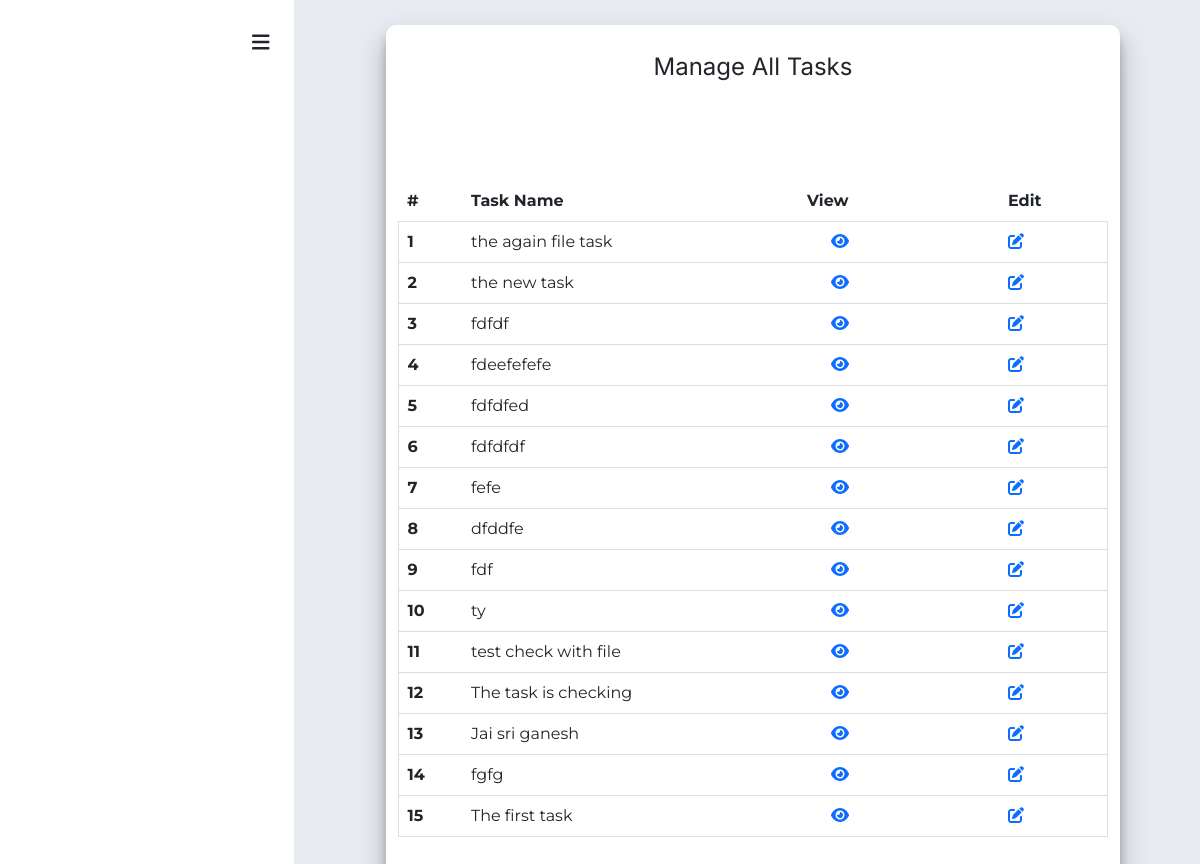
/views/pages/manage_all_task.views.php (signed in), run on the app's committed database.
### tables this page shows
CREATE TABLE `tasks` (
  `task_id` int(11) NOT NULL,
  `project_id` varchar(255) NOT NULL,
  `user_id` varchar(255) NOT NULL,
  `task_name` varchar(255) NOT NULL,
  `task_desc` varchar(255) NOT NULL,
  `task_file_name` varchar(255) NOT NULL,
  `task_file_upload_status` varchar(255) NOT NULL,
  `datetime` datetime NOT NULL DEFAULT current_timestamp()
);

### config/conn.php (called while the page is built, shortened)
<?php
class database{
    protected function connection(){
        $this->hostname = 'localhost';
        $this->db_username = 'root';
        $this->db_password = '';
        $this->dbname = 'nexgenproject_2.0';
        $conn = new mysqli($this->hostname, $this->db_username, $this->db_password, $this->dbname);
        return $conn;
    }
}
?>

### models/models.php (called while the page is built, shortened)
<?php
class models extends database{
    public function get_all_data($table_name, $where_conditions = 1){
        $sql = "SELECT * FROM `$table_name` WHERE $where_conditions ";
        $result = $this->connection()->query($sql);
        return $result;
    }
}
?>

### views/pages/manage_all_task.views.php (the view, shortened to what this page needs)
<?php
require __DIR__ . '/inc/_header.php';
$controllers->login_check();
?>
<main>
    <div class="dashboard_main_section">
        <div class="row">
            <div class="col-md-3 " style="background-color: white !important;">
                <div class="integrate_mobile_sidebar">
                    <?php
                    include __DIR__ . '/inc/_mobile_sidebar.php';
                    ?>
                </div>
            </div>
            <div class="col-md-9 cus_bg_main_section_color">
                <div class="main_content_section scrollbar_container">
                    <div class="the_running_main_content montserrat_font">
                        <div class="details_container">
                            <div class="details_container_info">
                                <div class="container">
                                    <div class="title_section">
                                        <div class="section_title fs-4 text-center mt-4 inter-font">
                                            Manage All Tasks
                                        </div>
                                    </div>
                                </div>
                                <div class="main_content_section mt-4">
                                    <div class="tasks_content">
                                    <div class="container">
                                    <div class=" mt-4 pt-4 ">
                                            <table class="table cus_hover mt-4 mb-4 " style="width:100%"
                                                id="datatable_info_table">
                                                <thead>
                                                    <tr>
                                                        <th scope="col">#</th>
                                                        <th scope="col">Task Name</th>
                                                        <th scope="col">View</th>
                                                        <th scope="col">Edit</th>
                                                    </tr>
                                                </thead>
                                                <tbody>
                                                    <?php
                                                    $result_all_tasks = $controllers->get_all_data("tasks", " 1 ORDER BY `tasks`.`task_id` DESC ");
                                                    if ($result_all_tasks) {
                                                        if ($result_all_tasks->num_rows > 0) {
                                                            $sl_no = 1;
                                                            while ($row = $result_all_tasks->fetch_assoc()) {
                                                                echo '
                                                             <tr class="project_main_col_content">
                                                                <th scope="row">' . $sl_no . '</th>
                                                                <td>' . $row['task_name'] . '</td>
                                                                <td>
                                                                     <div class="project_details ps-4 pe-4 me-4">
                                                                        <a href="/task_details?task_id=' . $row['task_id'] . '">
                                                                            <i class="fa-solid fa-eye"></i>
                                                                        </a>
                                                                    </div>
                                                                </td>
                                                                <td>
                                                                    <div class="task_edit me-4">
                                                                        <a href="">
                                                                            <i class="fa-solid fa-pen-to-square"></i>
                                                                        </a>
                                                                    </div>
                                                                </td>
                                                            </tr>
                                                            ';
                                                                $sl_no++;
                                                            }
                                                        }
                                                    }
                                                    ?>
                                                </tbody>
                                            </table>
                                        </div>
                                    </div>
                                    </div>
                                </div>
                            </div>
                        </div>
                    </div>
                </div>
            </div>
        </div>
    </div>
</main>
<?php
require_once __DIR__ . '/inc/_footer_scripts.php';
?>

### assets/css/style.css (style rules this page uses)
* { margin: 0; padding: 0; box-sizing: border-box; }
:root { --cus-primary-color: #243CFC; --cus-main-section-bg-color: #E8EBF1; }
.cus_hover>tbody>tr>* { transition: all ease 600ms !important; }
.project_main_col_content { border: 1px solid #ddd !important; transition: all ease 600ms; }

### assets/css/utilities.css (style rules this page uses)
:root { --cus-primary-color: #243CFC; --cus-main-section-bg-color: #E8EBF1; }
.cus_bg_main_section_color { background-color: var(--cus-main-section-bg-color) !important; }
.scrollbar_container { width: 100%; height: 100vh; overflow-y: scroll; -ms-overflow-style: none; scrollbar-width: none; }
body { overflow-x: hidden; }

### assets/css/dashboard.css (style rules this page uses)
.details_container { width: 100%; background-color: #E8EBF1; display: flex; justify-content: center; }
.details_container_info { min-height: 100vh !important; height: auto !important; background-color: #fff; border-radius: 10px; box-shadow: 0 14px 28px rgba(0, 0, 0, 0.25), 0 10px 10px rgba(0, 0, 0, 0.22); display: flex; flex-direction: column; margin-top: 25px; margin-bottom: 100px !important; width: 82%; }

### assets/css/messages.css (style rules this page uses)
.details_container_info { height: auto !important; }

### data on the page
tasks: task_name "the again file task"
tasks: task_name "the new task"
tasks: task_name "fdfdf"
tasks: task_name "fdeefefefe"
tasks: task_name "fdfdfed"
tasks: task_name "fdfdfdf"
tasks: task_name "fefe"
tasks: task_name "dfddfe"
tasks: task_name "fdf"
tasks: task_name "ty"
tasks: task_name "test check with file"
tasks: task_name "The task is checking"
tasks: task_name "Jai sri ganesh"
tasks: task_name "fgfg"
tasks: task_name "The first task"
